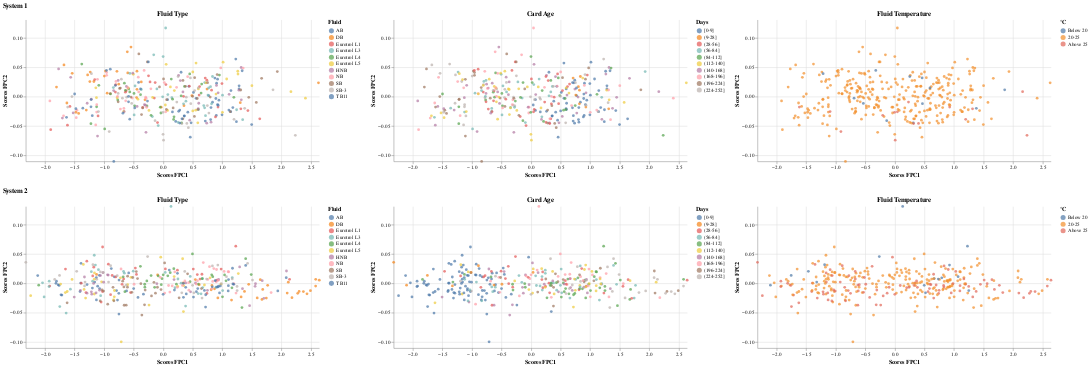

Write notebook code for a chart like this one.
### Markdown cell above
### System 1 versus System 2: Sensor A - Sample Window

### Code cell
pc_scores_s1_A_sample_window, pc_scores_s2_A_sample_window,fpca_s1_A_sample_window,fpca_s2_A_sample_window = fpca_two_inputs(A1_sample_window_combine_balanced.iloc[:,:-6], A2_sample_window_combine_balanced.iloc[:,:-6], color_fpc1_s1='tab:blue', color_fpc2_s1='tab:cyan', color_fpc1_s2='tab:orange', color_fpc2_s2='gold')
print("--------------------------------------------------- Bootstrap -------------------------------------------------------------------------------------------")
as1,as2 = bootstrap(A1_sample_window_combine_balanced, A2_sample_window_combine_balanced,"A","sample_window",features="FluidType")
print("--------------------------------------------------- PCA Scores -------------------------------------------------------------------------------------------")
create_pc_scores_plots(pc_scores_s1_A_sample_window, pc_scores_s2_A_sample_window, A1_sample_window_combine_balanced, A2_sample_window_combine_balanced,features="FluidType")

### Figure 1 — Vega-Lite specification as saved in the notebook (floating-point values rounded to 4 significant figures; data arrays with more than 128 entries replaced by an {"elided": "..."} marker saying what was removed)
{"config": {"view": {"continuousWidth": 300, "continuousHeight": 300, "stroke": null}}, "vconcat": [{"hconcat": [{"mark": {"type": "circle"}, "encoding": {"color": {"field": "FluidType", "scale": {"scheme": "tableau10"}, "title": "Fluid", "type": "nominal"}, "tooltip": [{"field": "TestID", "type": "quantitative"}, {"field": "PC1_Scores", "type": "quantitative"}, {"field": "PC2_Scores", "type": "quantitative"}, {"field": "FluidType", "title": "Fluid Type", "type": "nominal"}], "x": {"field": "PC1_Scores", "scale": {"domain": [-2.326, 2.641]}, "title": "Scores FPC1", "type": "quantitative"}, "y": {"field": "PC2_Scores", "scale": {"domain": [-0.1105, 0.1313]}, "title": "Scores FPC2", "type": "quantitative"}}, "height": 280, "title": "Fluid Type", "width": 580}, {"mark": {"type": "circle"}, "encoding": {"color": {"field": "CardAgeBin", "scale": {"scheme": "tableau10"}, "sort": ["[0-9]", "(9-28]", "(28-56]", "(56-84]", "(84-112]", "(112-140]", "(140-168]", "(168-196]", "(196-224]", "(224-252]"], "title": "Days", "type": "ordinal"}, "tooltip": [{"field": "TestID", "type": "quantitative"}, {"field": "PC1_Scores", "type": "quantitative"}, {"field": "PC2_Scores", "type": "quantitative"}, {"field": "CardAgeBin", "title": "Card Age", "type": "ordinal"}], "x": {"field": "PC1_Scores", "scale": {"domain": [-2.326, 2.641]}, "title": "Scores FPC1", "type": "quantitative"}, "y": {"field": "PC2_Scores", "scale": {"domain": [-0.1105, 0.1313]}, "title": "Scores FPC2", "type": "quantitative"}}, "height": 280, "title": "Card Age", "width": 580}, {"mark": {"type": "circle"}, "encoding": {"color": {"field": "FluidTempBin", "scale": {"domain": ["Below 20", "20-25", "Above 25"], "range": ["#4e79a7", "#f28e2b", "#e16759"]}, "sort": ["Below 20", "20-25", "Above 25"], "title": "°C", "type": "ordinal"}, "tooltip": [{"field": "TestID", "type": "quantitative"}, {"field": "PC1_Scores", "type": "quantitative"}, {"field": "PC2_Scores", "type": "quantitative"}, {"field": "FluidTempBin", "title": "Fluid Temperature", "type": "ordinal"}], "x": {"field": "PC1_Scores", "scale": {"domain": [-2.326, 2.641]}, "title": "Scores FPC1", "type": "quantitative"}, "y": {"field": "PC2_Scores", "scale": {"domain": [-0.1105, 0.1313]}, "title": "Scores FPC2", "type": "quantitative"}}, "height": 280, "title": "Fluid Temperature", "width": 580}], "data": {"name": "data-ee6d3aa86e23413dad2fdedc7d29cbfc"}, "resolve": {"scale": {"color": "independent"}}, "title": "System 1"}, {"hconcat": [{"mark": {"type": "circle"}, "encoding": {"color": {"field": "FluidType", "scale": {"scheme": "tableau10"}, "title": "Fluid", "type": "nominal"}, "tooltip": [{"field": "TestID", "type": "quantitative"}, {"field": "PC1_Scores", "type": "quantitative"}, {"field": "PC2_Scores", "type": "quantitative"}, {"field": "FluidType", "title": "Fluid Type", "type": "nominal"}], "x": {"field": "PC1_Scores", "scale": {"domain": [-2.326, 2.641]}, "title": "Scores FPC1", "type": "quantitative"}, "y": {"field": "PC2_Scores", "scale": {"domain": [-0.1105, 0.1313]}, "title": "Scores FPC2", "type": "quantitative"}}, "height": 280, "title": "Fluid Type", "width": 580}, {"mark": {"type": "circle"}, "encoding": {"color": {"field": "CardAgeBin", "scale": {"scheme": "tableau10"}, "sort": ["[0-9]", "(9-28]", "(28-56]", "(56-84]", "(84-112]", "(112-140]", "(140-168]", "(168-196]", "(196-224]", "(224-252]"], "title": "Days", "type": "ordinal"}, "tooltip": [{"field": "TestID", "type": "quantitative"}, {"field": "PC1_Scores", "type": "quantitative"}, {"field": "PC2_Scores", "type": "quantitative"}, {"field": "CardAgeBin", "title": "Card Age", "type": "ordinal"}], "x": {"field": "PC1_Scores", "scale": {"domain": [-2.326, 2.641]}, "title": "Scores FPC1", "type": "quantitative"}, "y": {"field": "PC2_Scores", "scale": {"domain": [-0.1105, 0.1313]}, "title": "Scores FPC2", "type": "quantitative"}}, "height": 280, "title": "Card Age", "width": 580}, {"mark": {"type": "circle"}, "encoding": {"color": {"field": "FluidTempBin", "scale": {"domain": ["Below 20", "20-25", "Above 25"], "range": ["#4e79a7", "#f28e2b", "#e16759"]}, "sort": ["Below 20", "20-25", "Above 25"], "title": "°C", "type": "ordinal"}, "tooltip": [{"field": "TestID", "type": "quantitative"}, {"field": "PC1_Scores", "type": "quantitative"}, {"field": "PC2_Scores", "type": "quantitative"}, {"field": "FluidTempBin", "title": "Fluid Temperature", "type": "ordinal"}], "x": {"field": "PC1_Scores", "scale": {"domain": [-2.326, 2.641]}, "title": "Scores FPC1", "type": "quantitative"}, "y": {"field": "PC2_Scores", "scale": {"domain": [-0.1105, 0.1313]}, "title": "Scores FPC2", "type": "quantitative"}}, "height": 280, "title": "Fluid Temperature", "width": 580}], "data": {"name": "data-37a361dc0bcdc1a3b879509ece993012"}, "resolve": {"scale": {"color": "independent"}}, "title": "System 2"}], "$schema": "https://vega.github.io/schema/vega-lite/v5.8.0.json", "datasets": {"data-ee6d3aa86e23413dad2fdedc7d29cbfc": {"elided": "330 records"}, "data-37a361dc0bcdc1a3b879509ece993012": {"elided": "330 records"}}}
